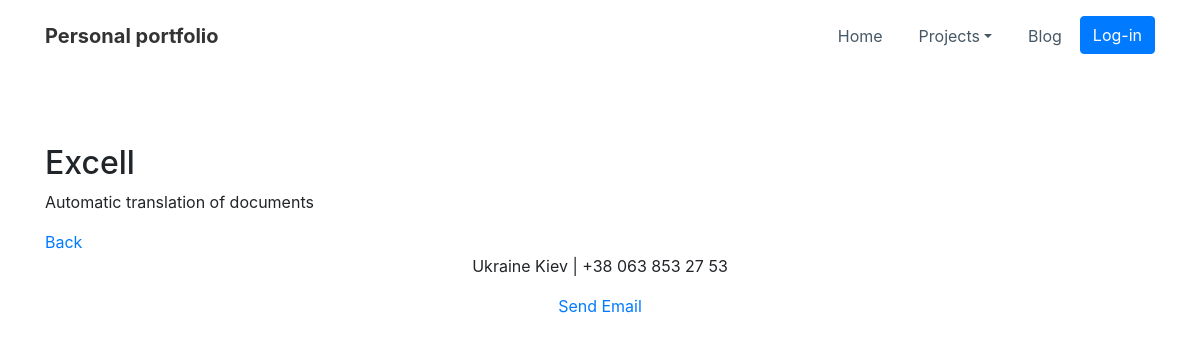
Page /project/2/ on the earlier database version.
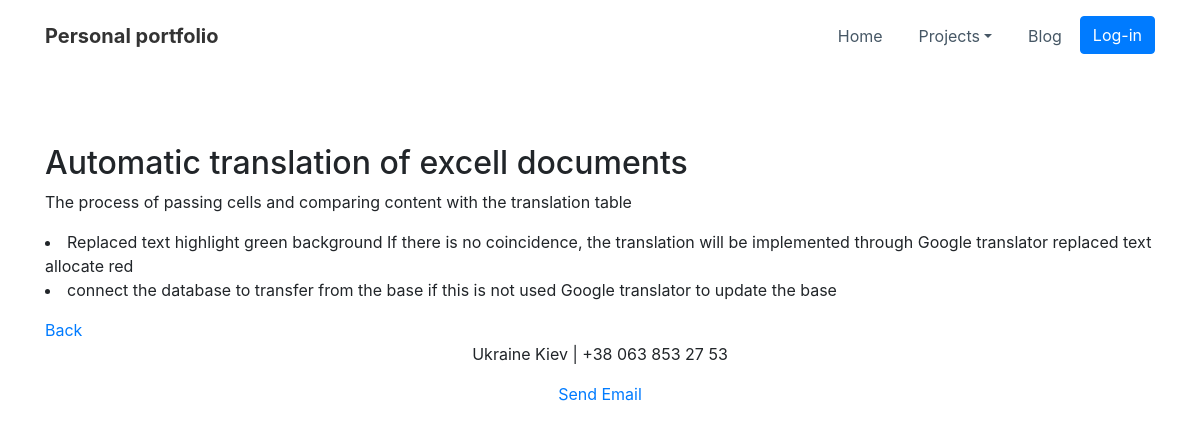
Same page on the later database version.
### my_portfolio/models.py (models this page shows, shortened)
class Project(models.Model):
    title = models.CharField(max_length=100)
    description = models.TextField(blank=True)
    image = models.ImageField(blank=True, upload_to='my_portfolio/img')
    date = models.DateTimeField(default=datetime.now)
    url = models.URLField(blank=True)

### my_portfolio/views.py (the view)
# urls.py: path('<int:project_id>/', pv.project_detail, name='project_detail'),
def project_detail(request, project_id):
    project = get_object_or_404(Project, pk=project_id)
    return render(request, 'my_portfolio/project_detail.html', {'project': project})

### my_portfolio/templates/my_portfolio/project_detail.html
{% extends 'my_portfolio/index.html' %}
{% load static %}
{% block content %}
<br><br>
<div class="container">
    <h2>{{ project.title }}</h2>
    <p>{{ project.description|safe }}</p>
    <a href="{% url 'project:portfolio_projects' %}">Back</a>
</div>
{%endblock %}

Differences in the rows shown:
changed Project: title "Excell" → "Automatic translation of excell documents"; description "Automatic translation of documents" → "The process of passing cells and comparing content with the translation table Replaced text highlight green background If there is no coincidence, the translation will be implemented through Google translator replaced text allocate red connect the database to transfer from the base if this is not used Google translator to update the base"
